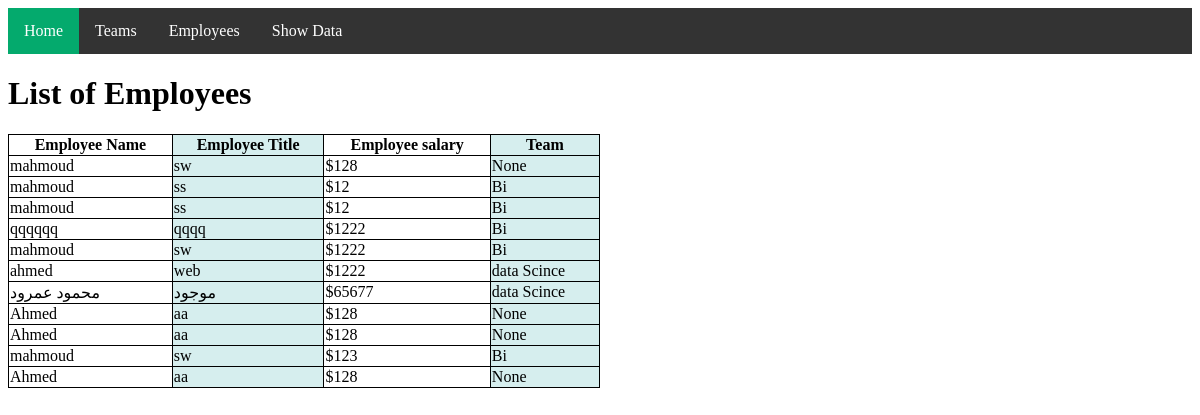
/employees/, run on the app's committed database.
### company/models.py (models this page shows, shortened)
class Epmloyee(models.Model):
    name= models.CharField(max_length=50)
    title= models.CharField(max_length=50)
    salary=models.IntegerField()
    team=models.ForeignKey("TeamLeader",on_delete=models.CASCADE,blank=True, null=True)

class TeamLeader(models.Model):
    name=models.CharField(max_length=15,primary_key=True)
    manger=models.ForeignKey(Epmloyee,on_delete=models.PROTECT)
    def __str__(self):
        return self.name

### company/views.py (the view)
# urls.py: path('employees/', show_employees, name='show_employees'),
def show_employees(request):
    employees = Epmloyee.objects.all()
    return render(request, 'company/employees.html', {'employees': employees})

### company/templates/company/employees.html (shortened to what this page needs)
<!DOCTYPE html>
<html lang="en">
<head>
</head>
<body>
<ul>
<li><a class="active" href="#home">Home</a></li>
<li><a href="{%url 'DisplayTeam'%}">Teams</a></li>
<li><a href="{%url 'DisplayEmp'%}">Employees</a></li>
<li><a href="{%url 'show_employees'%}">Show Data</a></li>
</ul>
<div >
    <table style="width:50%">
        <h1>List of Employees</h1>
      <tr>
        <th>Employee Name</th>
        <th>Employee Title</th>
        <th>Employee salary</th>
        <th>Team</th>
      </tr>
        {% for employee in employees %}
      <tr>
        <td>{{ employee.name }}</td>
        <td>{{ employee.title }} </td>
        <td>${{ employee.salary }}</td>
        <td>{{ employee.team }}</td>
      </tr>
  {% endfor %}
  </table>
</div>
</body>
</html>

### company/templates/company/employees.html (style rules this page uses)
ul { list-style-type: none; margin: 0; padding: 0; overflow: hidden; background-color: #333; }
li { float: left; }
li a { display: block; color: white; text-align: center; padding: 14px 16px; text-decoration: none; }
.active { background-color: #04AA6D; }
table, th, td { border: 1px solid black; border-collapse: collapse; }
th:nth-child(even),td:nth-child(even) { background-color: #D6EEEE; }

### data on the page
Epmloyee: name "mahmoud", title "sw", salary "128", team "None"
Epmloyee: name "mahmoud", title "ss", salary "12", team "Bi"
Epmloyee: name "mahmoud", title "ss", salary "12", team "Bi"
Epmloyee: name "qqqqqq", title "qqqq", salary "1222", team "Bi"
Epmloyee: name "mahmoud", title "sw", salary "1222", team "Bi"
Epmloyee: name "ahmed", title "web", salary "1222", team "data Scince"
Epmloyee: name "محمود عمرود", title "موجود", salary "65677", team "data Scince"
Epmloyee: name "Ahmed", title "aa", salary "128", team "None"
Epmloyee: name "Ahmed", title "aa", salary "128", team "None"
Epmloyee: name "mahmoud", title "sw", salary "123", team "Bi"
Epmloyee: name "Ahmed", title "aa", salary "128", team "None"
